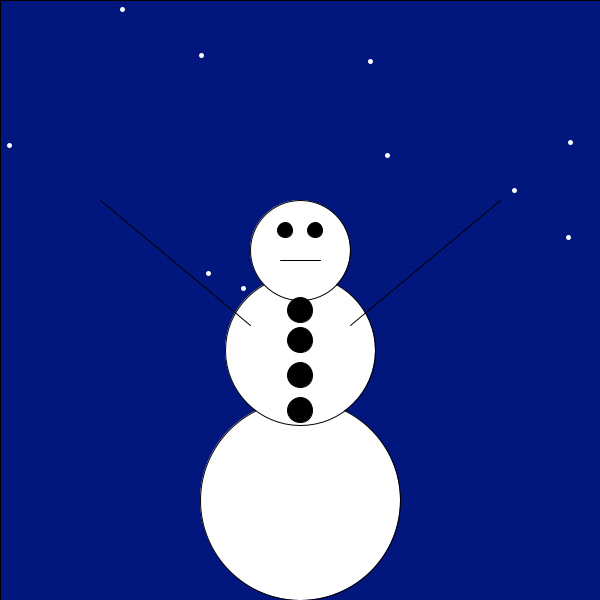
Frame 1 (no input)
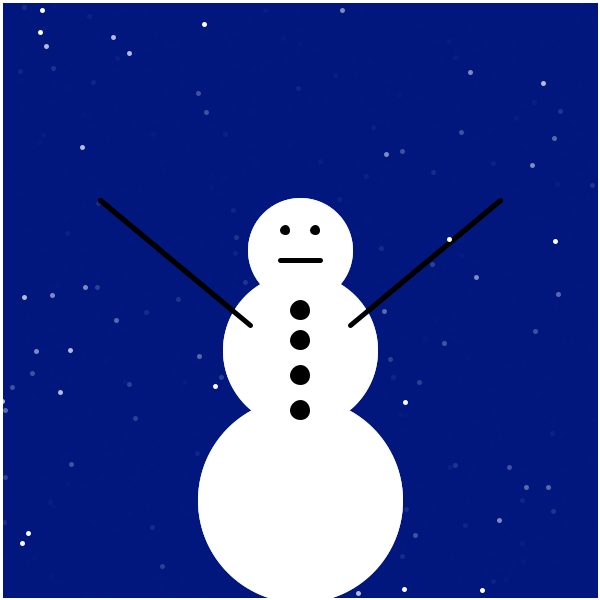
Frame 60 (the mouse pressed at the canvas centre just before this capture)
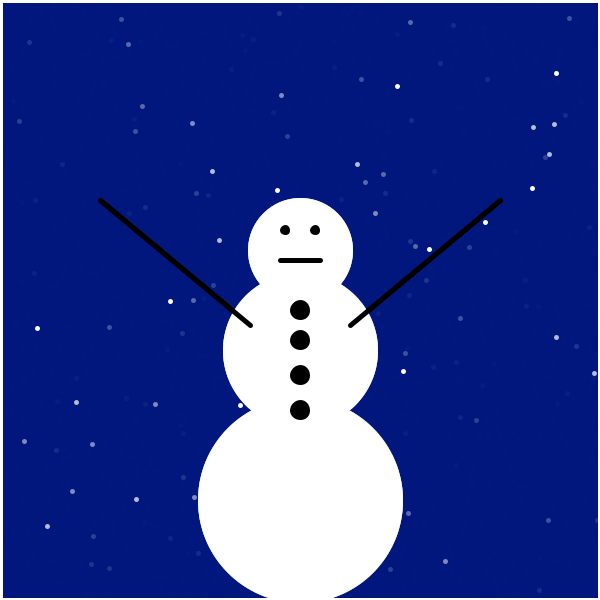
Frame 120 (the mouse held since frame 60 and released just before this capture)

The Processing sketch that drew these frames (run headless with seeded random() and noise(); from frame 60 on, the mouse is pressed at the canvas centre):

// Processing sketch: processing_124228
// ── processing_124228.pde

void setup()
{
size(600,600);
background(1,23, 126);
}
void draw()
{
  fill(1,23,126,75);
  rect(0, 0, width, height);
  
  fill(255);
  ellipse(300, 500, 200, 200);
  ellipse(300, 350, 150, 150);
  ellipse(300, 250, 100, 100);
  
  fill(0,0,0);
  ellipse(300, 375, 25, 25);
  ellipse(300, 340, 25, 25);
  ellipse(300, 410, 25, 25);
  ellipse(300, 310, 25, 25);
  
  ellipse(285, 230, 15, 15);
  ellipse(315, 230, 15, 15);
  
  stroke(0,0,0);
  line(350, 325, 500, 200);
  line(250, 325, 100, 200);
  line(280, 260, 320, 260);
  
  stroke(255);
  strokeWeight(5);
  point(random(width), random(height));
  point(random(width), random(height));
  point(random(width), random(height));
  point(random(width), random(height));
  point(random(width), random(height));
  point(random(width), random(height)); 
  point(random(width), random(height));
  point(random(width), random(height));
  point(random(width), random(height));
  point(random(width), random(height));
  point(random(width), random(height));
}
